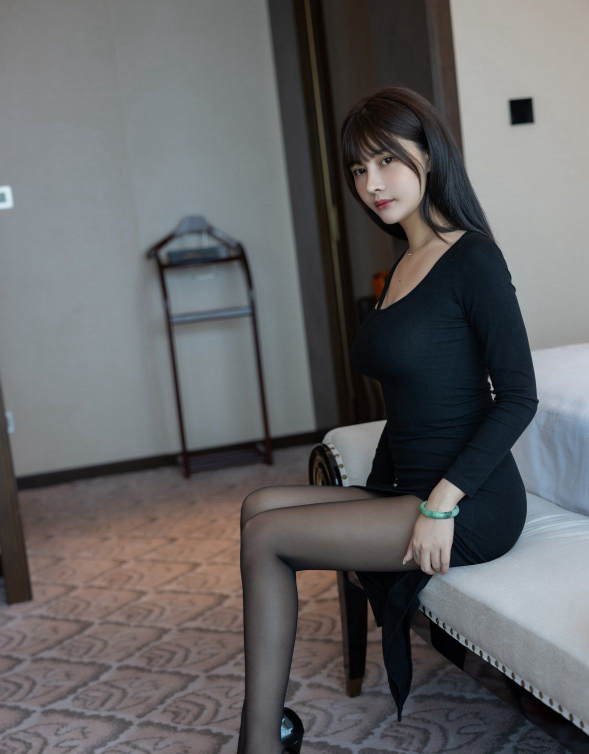
#> input picture picture_material/beauty_leg2.jpg, 1178 x 1507 px, found by its file name (shown at 1/2 size)
$ python 4.adp_hist.py
#> lines starting #> are read from the running program, lines starting #| are printed output that depends on the picture
import cv2
import matplotlib.pyplot as plt

img = cv2.imread("picture_material/beauty_leg2.jpg")
#> img is the input picture: shape (1507, 1178, 3); mean B, G, R 101.2, 99.8, 100.1
img = cv2.resize(img, (int(img.shape[1]/2), int(img.shape[0]/2)), interpolation=cv2.INTER_AREA)
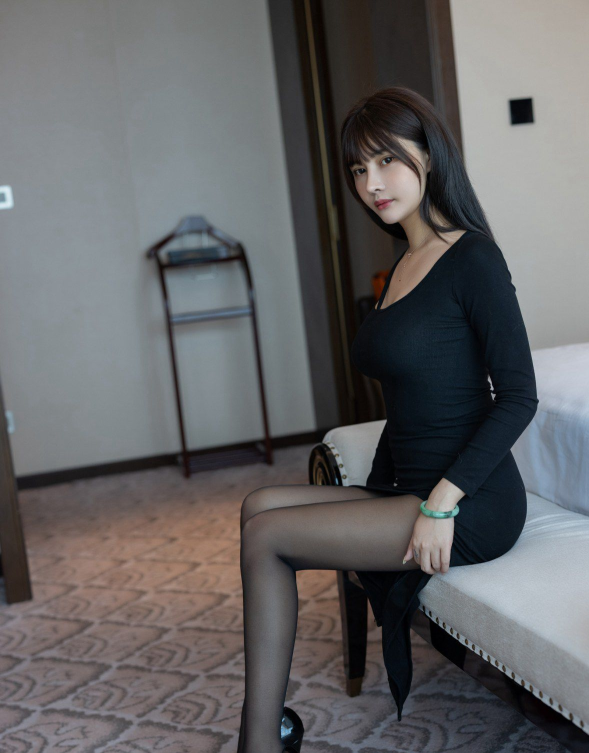
#> img: shape (753, 589, 3); mean B, G, R 101.2, 99.8, 100.1
img = cv2.cvtColor(img, cv2.COLOR_BGR2GRAY)
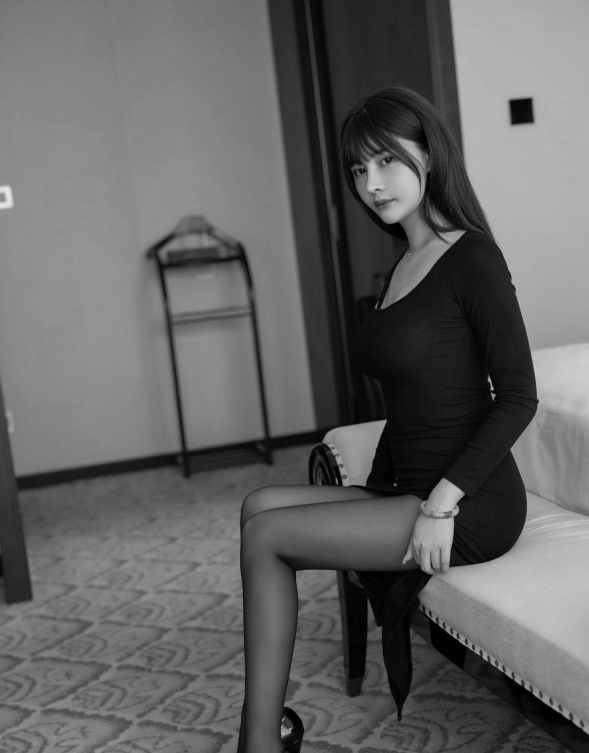
#> img: shape (753, 589); min 0, max 232, mean 100
#创建CLAHE对象
clahe = cv2.createCLAHE(clipLimit = 2.0, tileGridSize=(8, 8))
dst = clahe.apply(img)
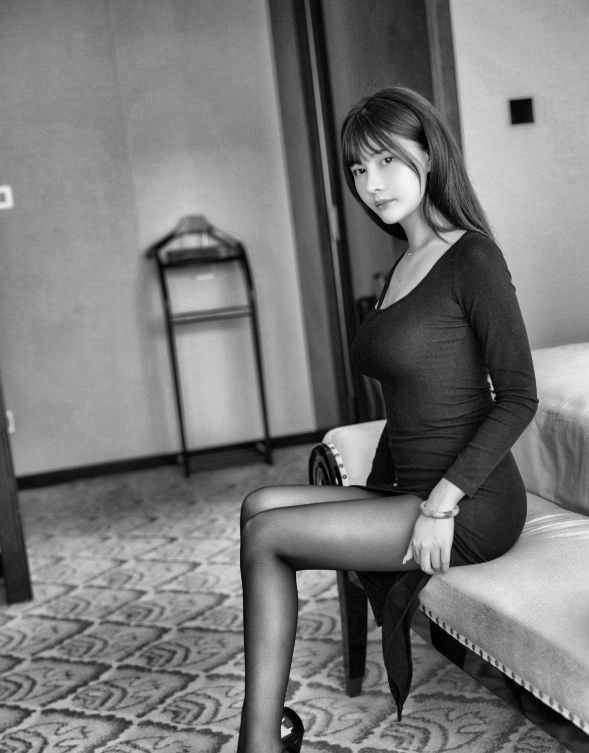
#> dst: shape (753, 589); min 0, max 246, mean 120.4

plt.figure("原始直方图")
plt.hist(img.ravel(), 256)
plt.figure("自适应直方图均衡化")
plt.hist(img.ravel(), 256)
plt.show()
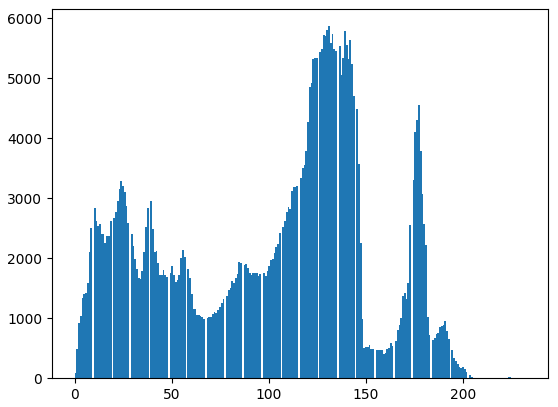
#> figure drawn by matplotlib, 1 panel; tallest bar 5864 high, from x = 130.5 to 131.4

cv2.imshow('Origin', img)
cv2.imshow('CLAHE', dst)
cv2.waitKey()

$ run again, with picture_material/beauty_leg3.jpg copied over picture_material/beauty_leg2.jpg
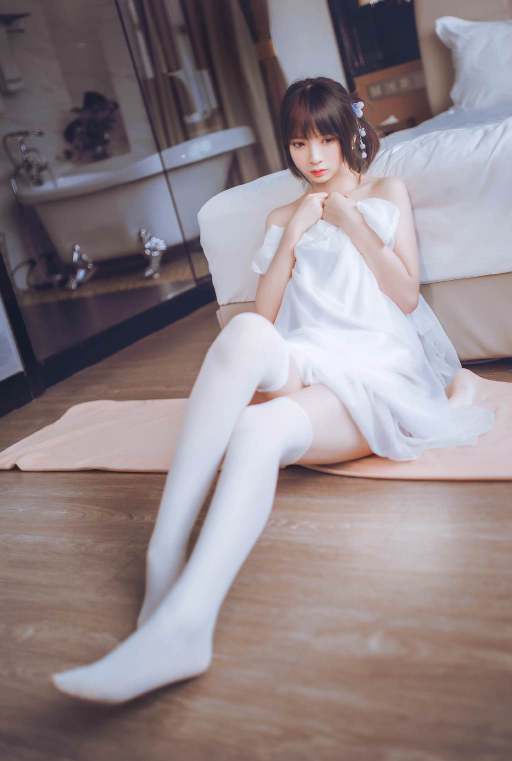
#> input picture picture_material/beauty_leg3.jpg, 1024 x 1522 px, found by its file name (shown at 1/2 size)
#> img is the input picture: shape (1522, 1024, 3); mean B, G, R 137.4, 133.4, 145.1
#> `dst = clahe.apply(img)`:
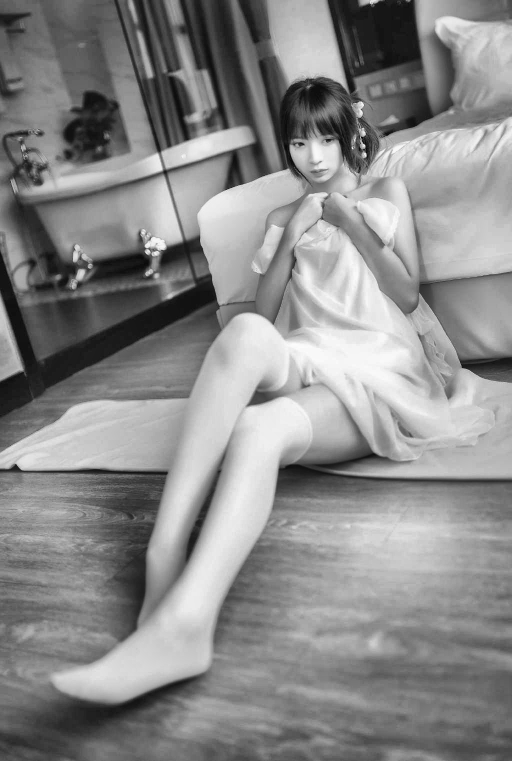
#> dst: shape (761, 512); min 8, max 252, mean 137.9
#> `plt.show()`:
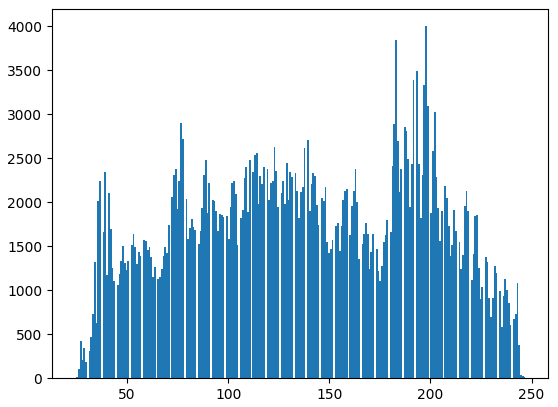
#> figure drawn by matplotlib, 1 panel; tallest bar 3999 high, from x = 197.3 to 198.2
